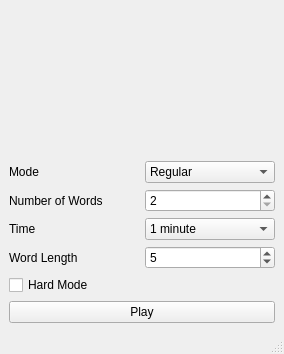
<?xml version="1.0" encoding="UTF-8"?>
<ui version="4.0">
 <class>MainWindow</class>
 <widget class="QMainWindow" name="MainWindow">
  <property name="geometry">
   <rect>
    <x>0</x>
    <y>0</y>
    <width>284</width>
    <height>354</height>
   </rect>
  </property>
  <property name="windowTitle">
   <string>Wordle</string>
  </property>
  <widget class="QWidget" name="centralwidget">
   <layout class="QVBoxLayout" name="verticalLayout">
    <item>
     <widget class="QLabel" name="labelLogo">
      <property name="text">
       <string/>
      </property>
      <property name="scaledContents">
       <bool>true</bool>
      </property>
      <property name="alignment">
       <set>Qt::AlignCenter</set>
      </property>
     </widget>
    </item>
    <item>
     <layout class="QGridLayout" name="gridLayout">
      <item row="1" column="1">
       <widget class="QSpinBox" name="spinBoxNumWords">
        <property name="minimum">
         <number>2</number>
        </property>
        <property name="maximum">
         <number>8</number>
        </property>
        <property name="value">
         <number>2</number>
        </property>
       </widget>
      </item>
      <item row="2" column="0">
       <widget class="QLabel" name="labelTime">
        <property name="text">
         <string>Time</string>
        </property>
       </widget>
      </item>
      <item row="2" column="1">
       <widget class="QComboBox" name="comboBoxTime">
        <item>
         <property name="text">
          <string>1 minute</string>
         </property>
        </item>
        <item>
         <property name="text">
          <string>3 minutes</string>
         </property>
        </item>
        <item>
         <property name="text">
          <string>5 minutes</string>
         </property>
        </item>
        <item>
         <property name="text">
          <string>10 minutes</string>
         </property>
        </item>
       </widget>
      </item>
      <item row="3" column="0">
       <widget class="QLabel" name="labelWordLength">
        <property name="text">
         <string>Word Length</string>
        </property>
       </widget>
      </item>
      <item row="1" column="0">
       <widget class="QLabel" name="labelNumWords">
        <property name="text">
         <string>Number of Words</string>
        </property>
       </widget>
      </item>
      <item row="0" column="0">
       <widget class="QLabel" name="labelMode">
        <property name="text">
         <string>Mode</string>
        </property>
       </widget>
      </item>
      <item row="3" column="1">
       <widget class="QSpinBox" name="spinBoxWordLength">
        <property name="minimum">
         <number>1</number>
        </property>
        <property name="maximum">
         <number>31</number>
        </property>
        <property name="value">
         <number>5</number>
        </property>
       </widget>
      </item>
      <item row="0" column="1">
       <widget class="QComboBox" name="comboBoxMode">
        <item>
         <property name="text">
          <string>Regular</string>
         </property>
        </item>
        <item>
         <property name="text">
          <string>Absurd</string>
         </property>
        </item>
        <item>
         <property name="text">
          <string>Multiple</string>
         </property>
        </item>
        <item>
         <property name="text">
          <string>Timed</string>
         </property>
        </item>
       </widget>
      </item>
      <item row="4" column="0">
       <widget class="QCheckBox" name="checkBoxHardMode">
        <property name="text">
         <string>Hard Mode</string>
        </property>
       </widget>
      </item>
     </layout>
    </item>
    <item>
     <widget class="QPushButton" name="pushButton">
      <property name="text">
       <string>Play</string>
      </property>
     </widget>
    </item>
   </layout>
  </widget>
  <widget class="QMenuBar" name="menubar">
   <property name="geometry">
    <rect>
     <x>0</x>
     <y>0</y>
     <width>284</width>
     <height>21</height>
    </rect>
   </property>
  </widget>
  <widget class="QStatusBar" name="statusbar"/>
 </widget>
 <resources/>
 <connections/>
</ui>
